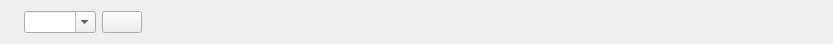
<?xml version="1.0" encoding="UTF-8"?>
<ui version="4.0">
 <class>TextToSpeechBar</class>
 <widget class="QFrame" name="TextToSpeechBar">
  <property name="geometry">
   <rect>
    <x>0</x>
    <y>0</y>
    <width>833</width>
    <height>43</height>
   </rect>
  </property>
  <property name="sizePolicy">
   <sizepolicy hsizetype="Preferred" vsizetype="Fixed">
    <horstretch>0</horstretch>
    <verstretch>0</verstretch>
   </sizepolicy>
  </property>
  <property name="windowTitle">
   <string>Frame</string>
  </property>
  <layout class="QHBoxLayout" name="horizontalLayout">
   <item>
    <widget class="QLabel" name="langLabel">
     <property name="text">
      <string/>
     </property>
    </widget>
   </item>
   <item>
    <widget class="QComboBox" name="langComboBox">
     <property name="layoutDirection">
      <enum>Qt::LeftToRight</enum>
     </property>
     <property name="editable">
      <bool>true</bool>
     </property>
    </widget>
   </item>
   <item>
    <widget class="QPushButton" name="stopButton">
     <property name="enabled">
      <bool>true</bool>
     </property>
     <property name="sizePolicy">
      <sizepolicy hsizetype="Minimum" vsizetype="Fixed">
       <horstretch>0</horstretch>
       <verstretch>0</verstretch>
      </sizepolicy>
     </property>
     <property name="toolTip">
      <string/>
     </property>
     <property name="text">
      <string/>
     </property>
     <property name="icon">
      <iconset resource="../resources/kiwix.qrc">
       <normaloff>:/icons/stop-circle.svg</normaloff>:/icons/stop-circle.svg</iconset>
     </property>
    </widget>
   </item>
   <item>
    <spacer name="horizontalSpacer">
     <property name="orientation">
      <enum>Qt::Horizontal</enum>
     </property>
     <property name="sizeHint" stdset="0">
      <size>
       <width>40</width>
       <height>20</height>
      </size>
     </property>
    </spacer>
   </item>
   <item>
    <widget class="QPushButton" name="closeButton">
     <property name="toolTip">
      <string/>
     </property>
     <property name="text">
      <string/>
     </property>
     <property name="icon">
      <iconset resource="../resources/kiwix.qrc">
       <normaloff>:/icons/close.svg</normaloff>:/icons/close.svg</iconset>
     </property>
     <property name="flat">
      <bool>true</bool>
     </property>
    </widget>
   </item>
  </layout>
 </widget>
 <resources>
  <include location="../resources/kiwix.qrc"/>
 </resources>
 <connections/>
</ui>
